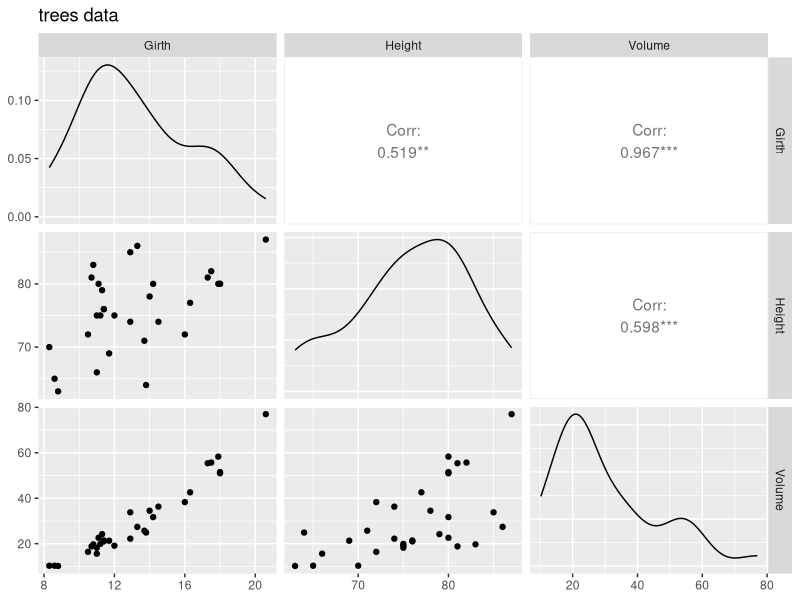

Generate this figure with R:

data(trees)
trees

library(GGally)
ggpairs(data=trees, columns=1:3, title="trees data")
fit_1  <- lm(Volume ~ Girth, data = trees) 
summary(fit_1) 
